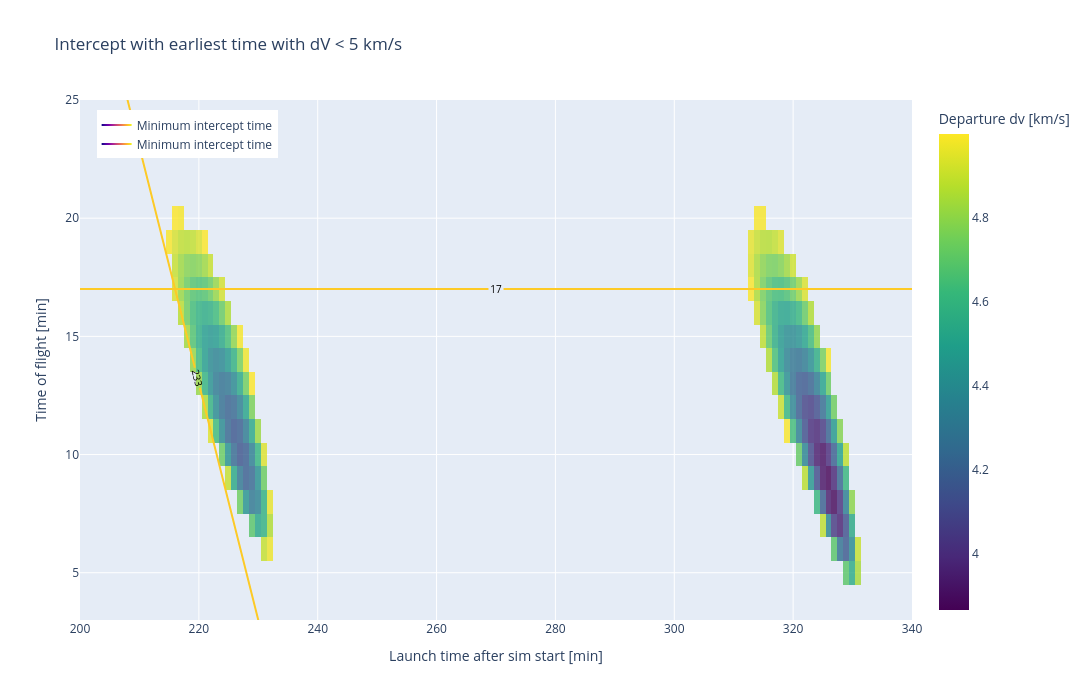

The notebook cell saved with this chart:
### Code cell
fig = go.Figure()

fig.add_trace(go.Heatmap(
    x=t_arr_launch / MIN_TO_SEC,
    y=t_arr_tofs / MIN_TO_SEC,
    z=dv_limited.T,
    colorscale="Viridis",
    colorbar=dict(title="Departure dv [km/s]"),
    opacity=0.8
))

# Early intercept
fig.add_trace(go.Contour(
    x=t_arr_launch,
    y=t_arr_tofs,
    z=intercept_grid.T,
    showscale=False,
    line=dict(width=2, color="black"),
    contours=dict(
        coloring="lines",
        showlabels=True,
        start=(launch_delay_early + tof_delay_early)/MIN_TO_SEC,
        end=(launch_delay_early + tof_delay_early)/MIN_TO_SEC,
        labelfont=dict(size=10, color="black"),
    ),
    name="Minimum intercept time",
    showlegend=True
))

# Early tof
fig.add_trace(go.Contour(
    x=t_arr_launch,
    y=t_arr_tofs,
    z=tof_grid.T,
    showscale=False,
    line=dict(width=2, color="black"),
    contours=dict(
        coloring="lines",
        showlabels=True,
        start=(tof_delay_early)/MIN_TO_SEC,
        end=(tof_delay_early)/MIN_TO_SEC,
        labelfont=dict(size=10, color="black"),
    ),
    name="Minimum intercept time",
    showlegend=True
))

# Vibes
fig.update_xaxes(
    range=[200, 340],
    constrain="domain"
)

fig.update_yaxes(
    range=[3, 25],
    constrain="domain"
)

fig.update_layout(
    title="Intercept with earliest time with dV < 5 km/s",
    xaxis_title="Launch time after sim start [min]",
    yaxis_title="Time of flight [min]",
    width=1200,
    height=700,
    legend=dict(
        x=0.02,
        y=0.98,
        xanchor="left",
        yanchor="top"
    )
)


fig.show()

### Figure 1 — Plotly figure (JSON) as saved in the notebook; plotly's stock layout.template omitted (floating-point values rounded to 4 significant figures; data arrays with more than 128 entries replaced by an {"elided": "..."} marker saying what was removed)
{"data": [{"colorbar": {"title": {"text": "Departure dv [km/s]"}}, "colorscale": [[0, "#440154"], [0.1111, "#482878"], [0.2222, "#3e4989"], [0.3333, "#31688e"], [0.4444, "#26828e"], [0.5556, "#1f9e89"], [0.6667, "#35b779"], [0.7778, "#6ece58"], [0.8889, "#b5de2b"], [1, "#fde725"]], "opacity": 0.8, "type": "heatmap", "x": {"elided": "361 float values"}, "y": [0.0, 1.0, 2.0, 3.0, 4.0, 5.0, 6.0, 7.0, 8.0, 9.0, 10.0, 11.0, 12.0, 13.0, 14.0, 15.0, 16.0, 17.0, 18.0, 19.0, 20.0, 21.0, 22.0, 23.0, 24.0, 25.0, 26.0, 27.0, 28.0, 29.0, 30.0, 31.0, 32.0, 33.0, 34.0, 35.0, 36.0, 37.0, 38.0, 39.0, 40.0, 41.0, 42.0, 43.0, 44.0, 45.0, 46.0, 47.0, 48.0, 49.0, 50.0, 51.0, 52.0, 53.0, 54.0, 55.0, 56.0, 57.0, 58.0, 59.0, 60.0, 61.0, 62.0, 63.0, 64.0, 65.0, 66.0, 67.0, 68.0, 69.0, 70.0, 71.0, 72.0, 73.0, 74.0, 75.0, 76.0, 77.0, 78.0, 79.0, 80.0, 81.0, 82.0, 83.0, 84.0, 85.0, 86.0, 87.0, 88.0, 89.0, 90.0, 91.0, 92.0, 93.0, 94.0, 95.0, 96.0, 97.0, 98.0, 99.0, 100.0, 101.0, 102.0, 103.0, 104.0, 105.0, 106.0, 107.0, 108.0, 109.0, 110.0, 111.0, 112.0, 113.0, 114.0, 115.0, 116.0, 117.0, 118.0, 119.0, 120.0], "z": {"elided": "121x361 float values"}}, {"contours": {"coloring": "lines", "end": 233, "labelfont": {"color": "black", "size": 10}, "showlabels": true, "start": 233}, "line": {"color": "black", "width": 2}, "name": "Minimum intercept time", "showlegend": true, "showscale": false, "type": "contour", "x": {"elided": "361 int values"}, "y": [0, 60, 120, 180, 240, 300, 360, 420, 480, 540, 600, 660, 720, 780, 840, 900, 960, 1020, 1080, 1140, 1200, 1260, 1320, 1380, 1440, 1500, 1560, 1620, 1680, 1740, 1800, 1860, 1920, 1980, 2040, 2100, 2160, 2220, 2280, 2340, 2400, 2460, 2520, 2580, 2640, 2700, 2760, 2820, 2880, 2940, 3000, 3060, 3120, 3180, 3240, 3300, 3360, 3420, 3480, 3540, 3600, 3660, 3720, 3780, 3840, 3900, 3960, 4020, 4080, 4140, 4200, 4260, 4320, 4380, 4440, 4500, 4560, 4620, 4680, 4740, 4800, 4860, 4920, 4980, 5040, 5100, 5160, 5220, 5280, 5340, 5400, 5460, 5520, 5580, 5640, 5700, 5760, 5820, 5880, 5940, 6000, 6060, 6120, 6180, 6240, 6300, 6360, 6420, 6480, 6540, 6600, 6660, 6720, 6780, 6840, 6900, 6960, 7020, 7080, 7140, 7200], "z": {"elided": "121x361 int values"}}, {"contours": {"coloring": "lines", "end": 17, "labelfont": {"color": "black", "size": 10}, "showlabels": true, "start": 17}, "line": {"color": "black", "width": 2}, "name": "Minimum intercept time", "showlegend": true, "showscale": false, "type": "contour", "x": {"elided": "361 int values"}, "y": [0, 60, 120, 180, 240, 300, 360, 420, 480, 540, 600, 660, 720, 780, 840, 900, 960, 1020, 1080, 1140, 1200, 1260, 1320, 1380, 1440, 1500, 1560, 1620, 1680, 1740, 1800, 1860, 1920, 1980, 2040, 2100, 2160, 2220, 2280, 2340, 2400, 2460, 2520, 2580, 2640, 2700, 2760, 2820, 2880, 2940, 3000, 3060, 3120, 3180, 3240, 3300, 3360, 3420, 3480, 3540, 3600, 3660, 3720, 3780, 3840, 3900, 3960, 4020, 4080, 4140, 4200, 4260, 4320, 4380, 4440, 4500, 4560, 4620, 4680, 4740, 4800, 4860, 4920, 4980, 5040, 5100, 5160, 5220, 5280, 5340, 5400, 5460, 5520, 5580, 5640, 5700, 5760, 5820, 5880, 5940, 6000, 6060, 6120, 6180, 6240, 6300, 6360, 6420, 6480, 6540, 6600, 6660, 6720, 6780, 6840, 6900, 6960, 7020, 7080, 7140, 7200], "z": {"elided": "121x361 int values"}}], "layout": {"height": 700, "legend": {"x": 0.02, "xanchor": "left", "y": 0.98, "yanchor": "top"}, "title": {"text": "Intercept with earliest time with dV < 5 km/s"}, "width": 1200, "xaxis": {"constrain": "domain", "range": [200, 340], "title": {"text": "Launch time after sim start [min]"}}, "yaxis": {"constrain": "domain", "range": [3, 25], "title": {"text": "Time of flight [min]"}}}}
